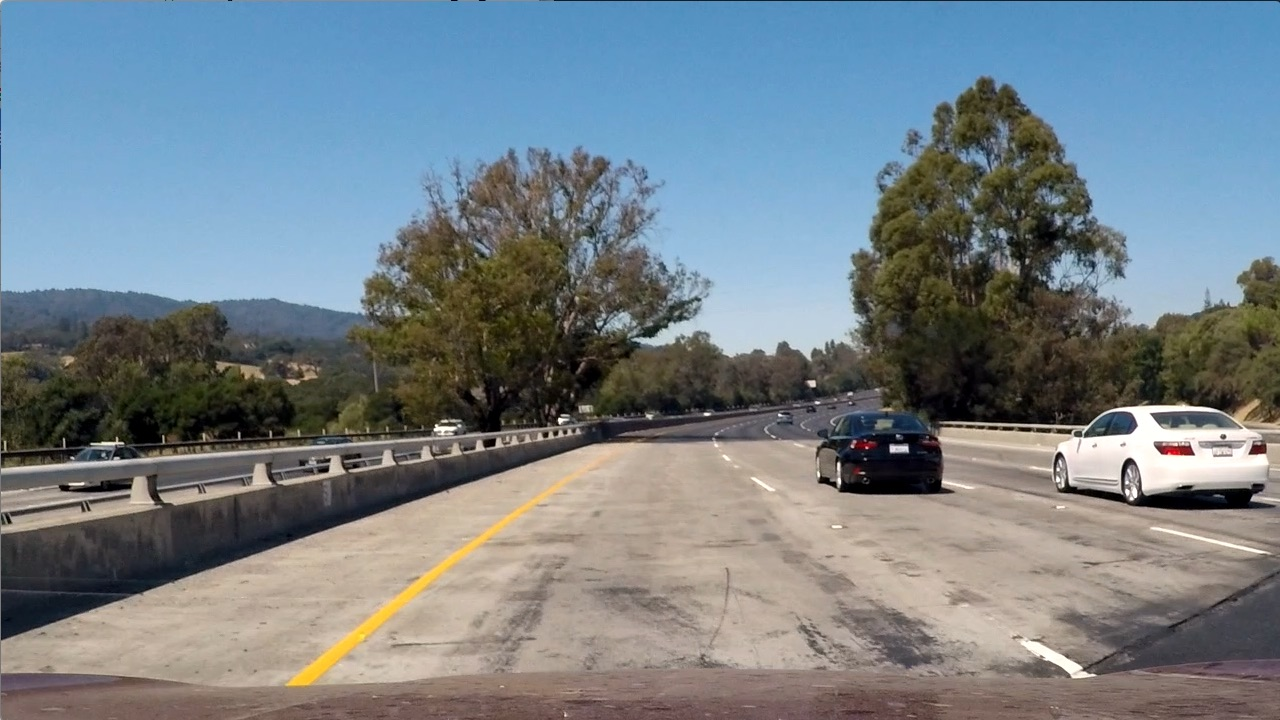
#> input picture src/test_files/test01.jpg, 1280 x 720 px
$ python filter.py
#> lines starting #> are read from the running program, lines starting #| are printed output that depends on the picture
#> further down, img is the input picture: shape (720, 1280, 3); mean B, G, R 135.5, 128.7, 117.5
import cv2
import numpy as np

def grayscale(img):
    return cv2.cvtColor(img, cv2.COLOR_BGR2GRAY)
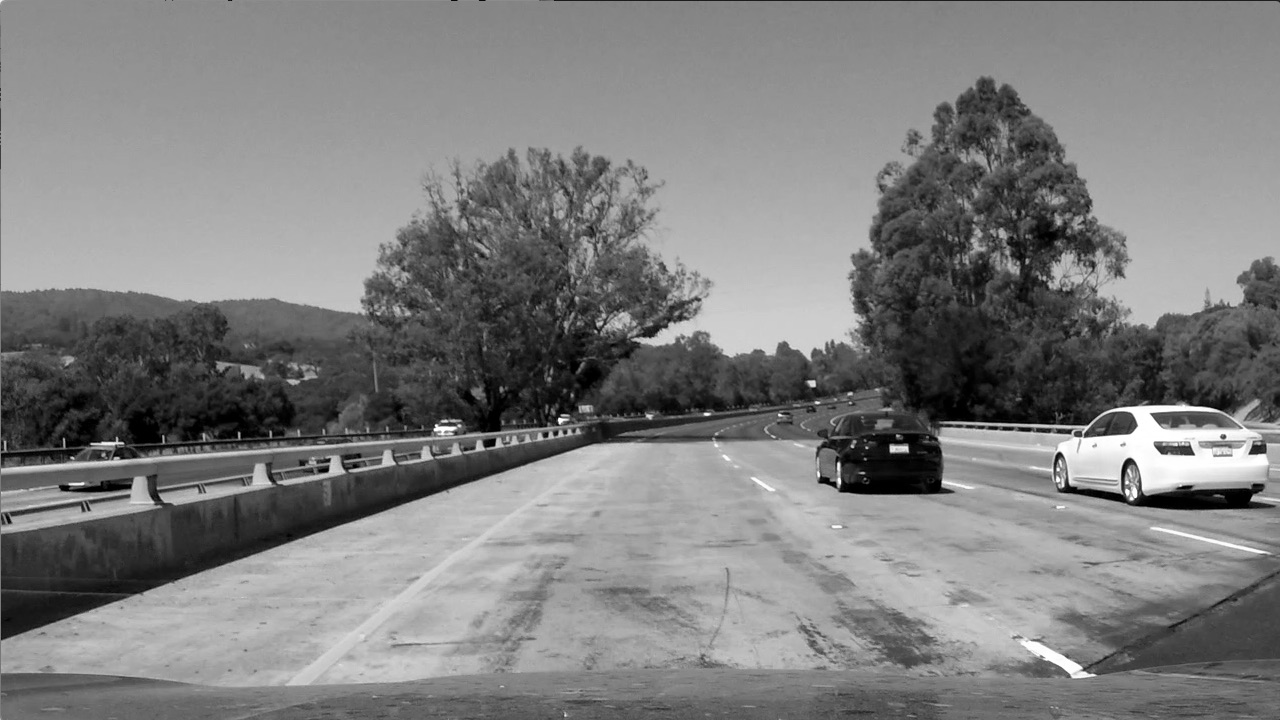
#> returned value: shape (720, 1280); min 0, max 255, mean 126.1

def canny(img, low_threshold, high_threshold):
#> called with low_threshold = 200, high_threshold = 255
    return cv2.Canny(img, low_threshold, high_threshold)
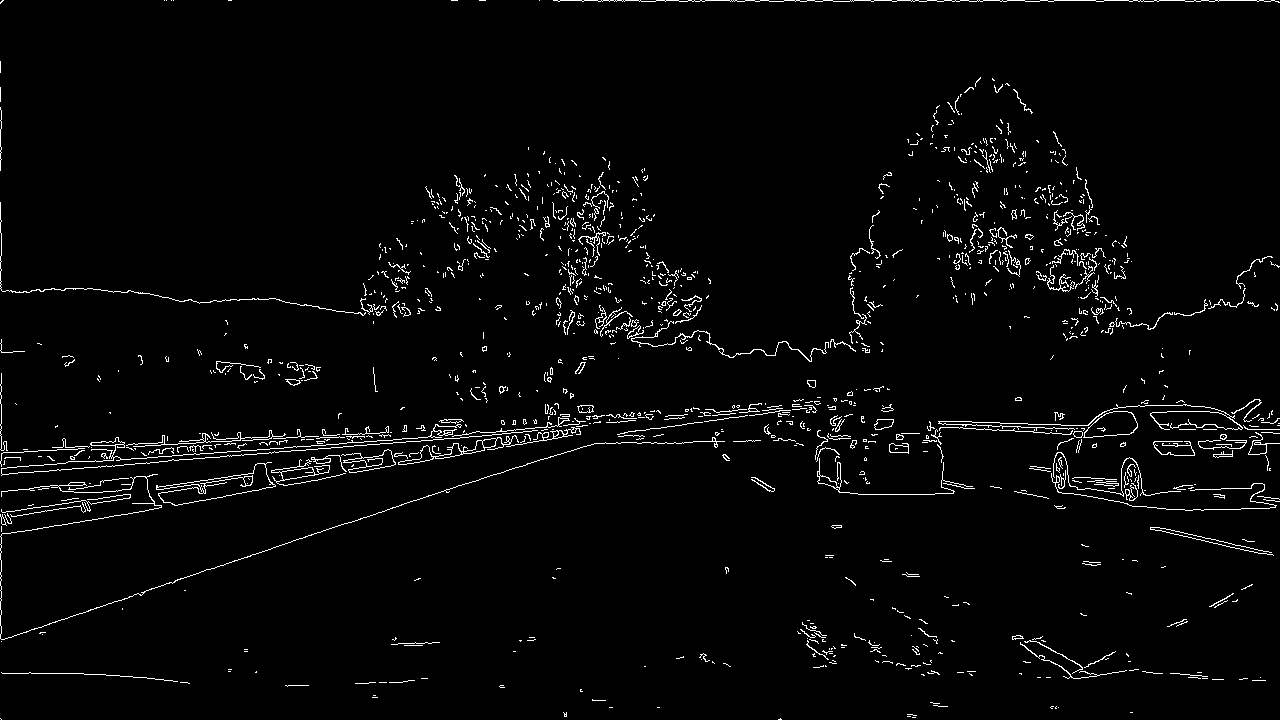
#> returned value: shape (720, 1280); 2.7% white in thin lines or dots

def gaussian_blur(img, kernel_size):
#> called with kernel_size = 3
    return cv2.GaussianBlur(img, (kernel_size, kernel_size), 0)

img = cv2.imread("test_files/test01.jpg")

img1 = grayscale(img)
cv2.imshow("01", img1)
cv2.waitKey()

img2 = canny(img1, 200, 255)
cv2.imshow("02", img2)
cv2.waitKey()

img3 = gaussian_blur(img2, 3)
cv2.imshow("03", img3)

cv2.waitKey()
cv2.destroyAllWindows()
